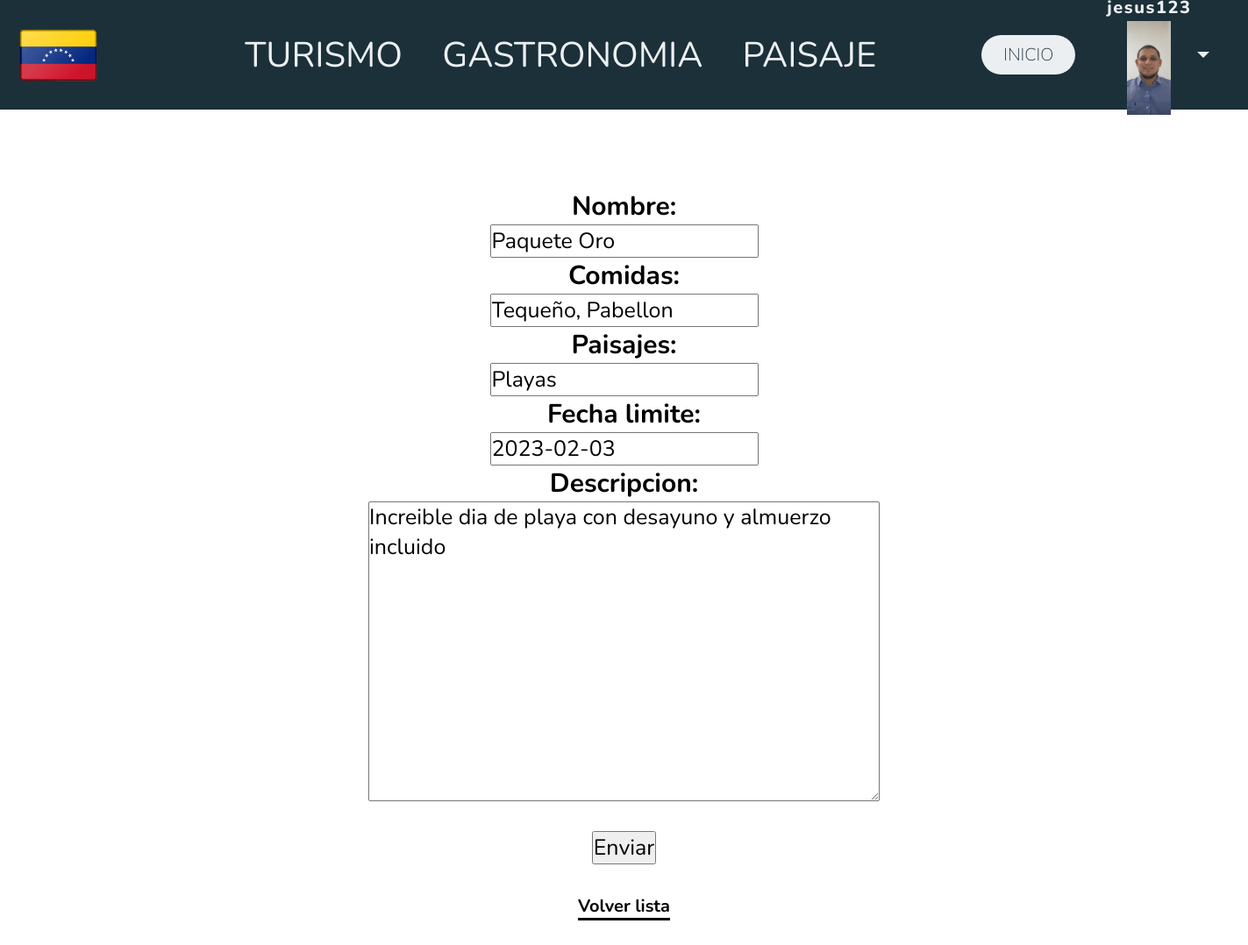
Screenshot of /vzla/editar-turismo/8/ (signed in) with the database file from the repository.
### vzla/models.py (models this page shows, shortened)
class Avatar(models.Model):
    user = models.OneToOneField(User, on_delete=models.CASCADE, null=True)
    imagen = models.ImageField(upload_to='avatares', null=True, blank=True)

class Turismo(models.Model):
    nombre = models.CharField(max_length=64)
    comidas = models.CharField(max_length=128)
    paisajes = models.CharField(max_length=128)
    fecha_limite = models.DateField(null=True)
    descripcion = models.TextField()
    imagen = models.ImageField(upload_to="turismo", null=True, blank=True)

### vzla/views.py (the view)
# urls.py: path('editar-turismo/<int:pk>/', T_UpdateView.as_view(), name="editar_turismo"),
class T_UpdateView(LoginRequiredMixin, UpdateView):
    model = Turismo
    fields = ['nombre', 'comidas', 'paisajes','fecha_limite','descripcion']
    success_url = reverse_lazy('turismo')
    template_name = "vzla/editar_turismo.html"

### vzla/templates/vzla/editar_turismo.html (shortened to what this page needs)
{% extends "vzla/base.html" %}
{% block contenido %}
<form method="post">
  {% for field in form %}
  <div class="field_container">
      {{ field.label_tag }} <br>
      {{ field }}
  {% endfor %}
<br>
<br>
  <input type="submit" value="Enviar" />
</form>
<br>
<br>
<a class='vinculo' href="{% url 'turismo' %}">Volver lista</a>
{% endblock contenido %}

### vzla/templates/vzla/base.html (shortened to what this page needs)
{% load static %}
<link rel="stylesheet" href="{% static "styles.css" %}" type='text/css'>
<!DOCTYPE html>
<html lang="en">
<head>
</head>
<body>
    <header class="header">
        <div class="logo">
            <img src={% static "img/vzla4.png" %} alt="bandera" >
        </div>
        <nav>
           <ul class="nav-links">
                <li><a href="{% url 'turismo' %}">TURISMO</a></li>
                <li><a href="{% url 'gastronomia' %}">GASTRONOMIA</a></li>
                <li><a href="{% url 'paisajes' %}">PAISAJE</a></li>
           </ul>
        </nav>
        <a class="boton" href="{% url 'inicio' %}"><button>INICIO</button></a>
        {% if user.is_authenticated %}
        <div class="dropdown">
            <button class="btn btn-secondary dropdown-toggle" type="button" id="dropdownMenuButton1" data-bs-toggle="dropdown" aria-expanded="false">
                <div style="display: inline-grid";align = "center">
                    <span style="">{{ user.username }}</span>
                    <div align = "center">
                        <img src="{{ user.avatar.imagen.url }}" style="width:50px;"/>
                    </div>
                </div>
            </button>
          </div>
        {% else %}
        <a class="btn btn-secondary" href="{% url 'login' %}" >Iniciar Sesión</a>
        {% endif %}
    </header>
</body>
<section style="padding:90px 50px;">
    {% block contenido %}
    {% endblock contenido %}
</section>
</html>

### rows the page displays
Turismo: form "Paquete Oro" "Tequeño, Pabellon" "Playas" "2023-02-03" "Increible dia de playa con desayuno y almuerzo incluido"

### other values shown
{{ field.label_tag }} "Nombre:" "Comidas:" "Paisajes:" "Fecha limite:" "Descripcion:"
